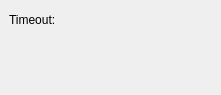
<ui version="4.0" >
 <author></author>
 <comment></comment>
 <exportmacro></exportmacro>
 <class>ArgSetFocusTimeoutINDI</class>
 <widget class="QWidget" name="ArgSetFocusTimeoutINDI" >
  <property name="geometry" >
   <rect>
    <x>0</x>
    <y>0</y>
    <width>221</width>
    <height>95</height>
   </rect>
  </property>
  <layout class="QVBoxLayout" >
   <property name="margin" >
    <number>9</number>
   </property>
   <property name="spacing" >
    <number>6</number>
   </property>
   <item>
    <layout class="QHBoxLayout" >
     <property name="margin" >
      <number>0</number>
     </property>
     <property name="spacing" >
      <number>6</number>
     </property>
     <item>
      <widget class="QLabel" name="textLabel1_2" >
       <property name="text" >
        <string>Timeout:</string>
       </property>
      </widget>
     </item>
     <item>
      <widget class="KIntNumInput" name="timeOut" />
     </item>
     <item>
      <spacer>
       <property name="orientation" >
        <enum>Qt::Horizontal</enum>
       </property>
       <property name="sizeType" >
        <enum>QSizePolicy::Expanding</enum>
       </property>
       <property name="sizeHint" >
        <size>
         <width>126</width>
         <height>21</height>
        </size>
       </property>
      </spacer>
     </item>
    </layout>
   </item>
   <item>
    <spacer>
     <property name="orientation" >
      <enum>Qt::Vertical</enum>
     </property>
     <property name="sizeType" >
      <enum>QSizePolicy::Expanding</enum>
     </property>
     <property name="sizeHint" >
      <size>
       <width>20</width>
       <height>9</height>
      </size>
     </property>
    </spacer>
   </item>
  </layout>
 </widget>
 <layoutdefault spacing="6" margin="11" />
  <customwidgets>
  <customwidget>
   <class>KIntNumInput</class>
   <extends></extends>
   <header>knuminput.h</header>
   <container>0</container>
   <pixmap></pixmap>
  </customwidget>
 </customwidgets>
 <resources/>
 <connections/>
</ui>
